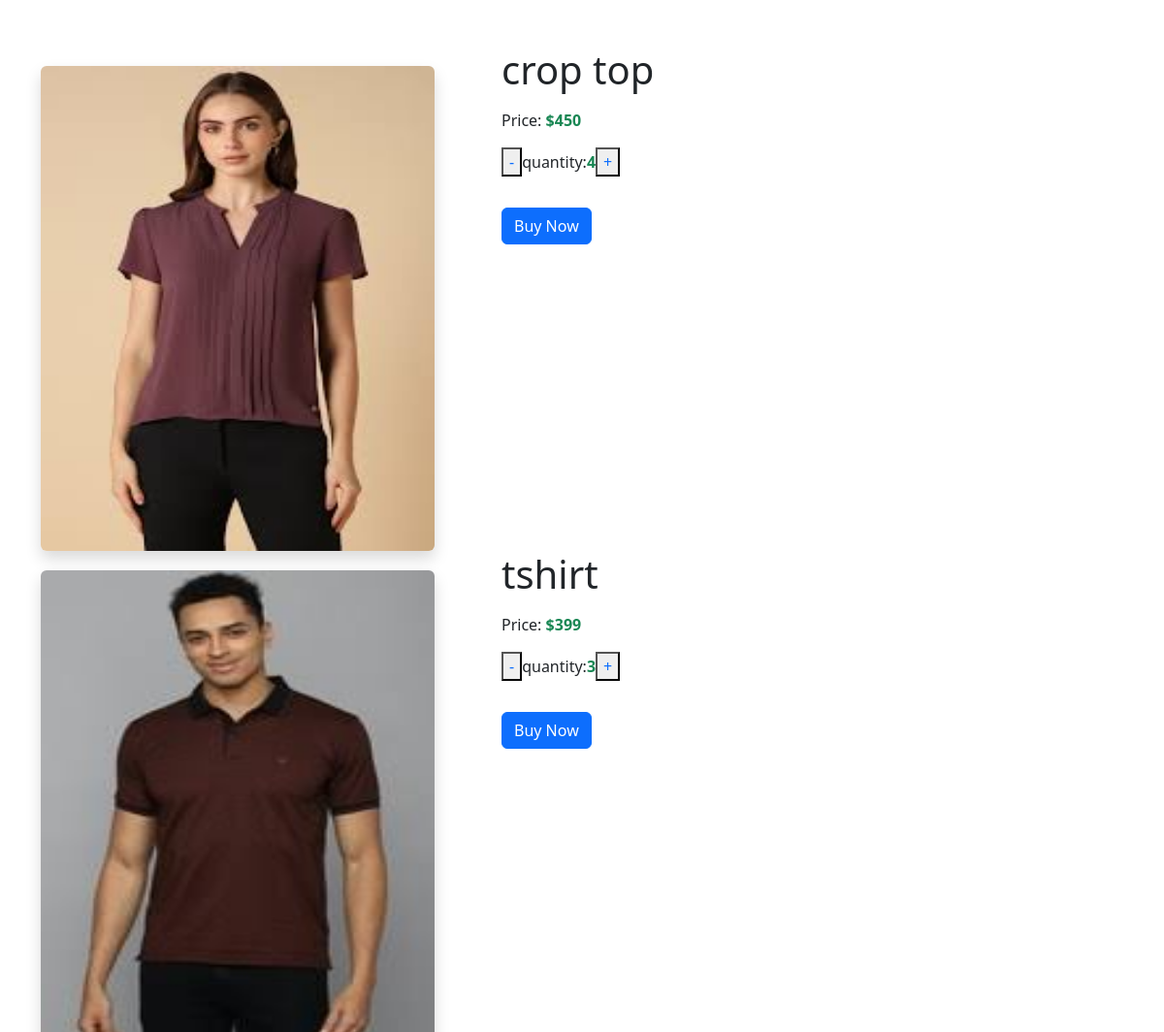
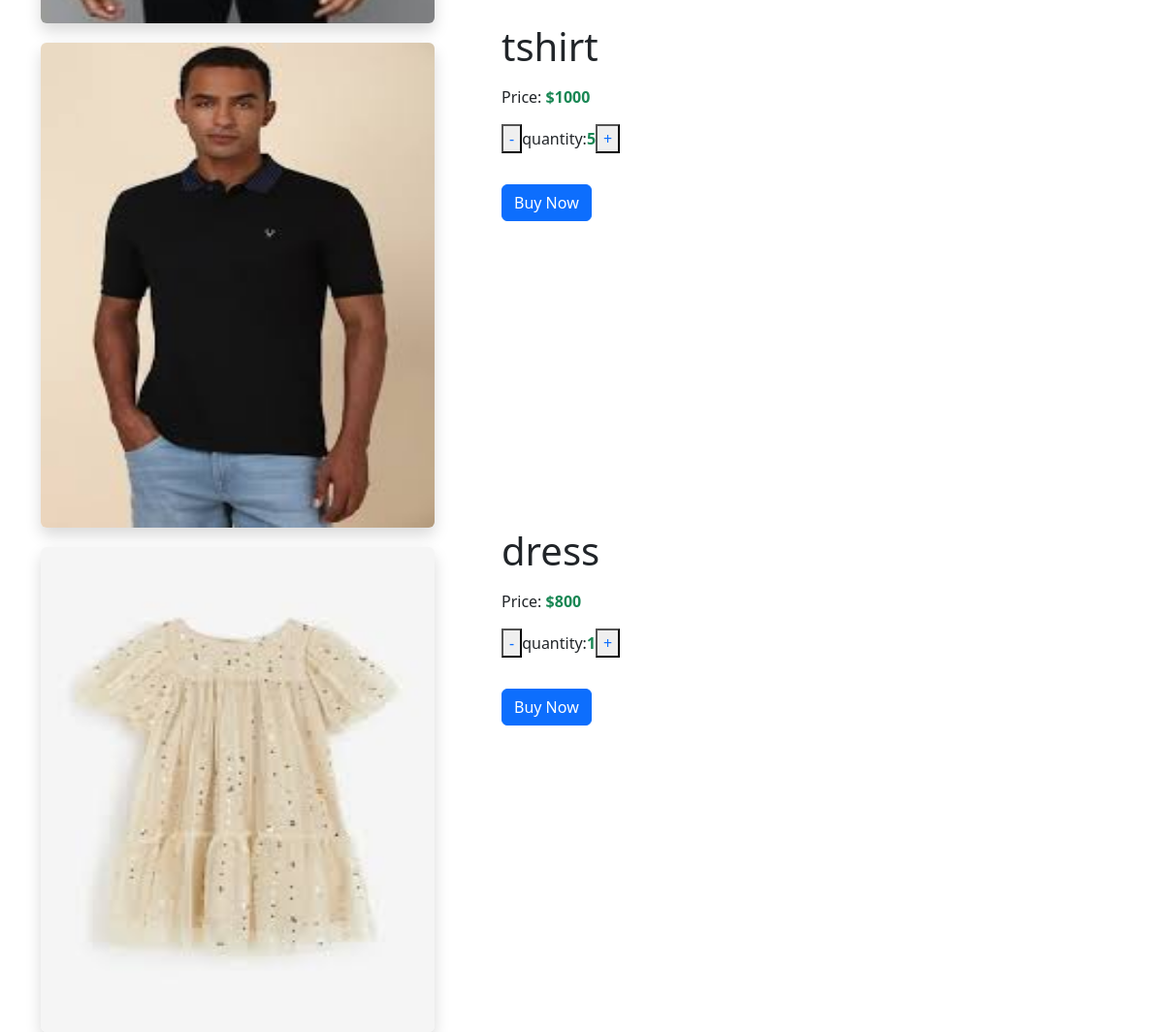
The app's page /view_cart (signed in) with its own data (2 pictures, top to bottom).
### demo_app/models.py (models this page shows)
class Cart(models.Model) :
    product=models.ForeignKey(Product,on_delete=models.CASCADE)
    user=models.ForeignKey(User,on_delete=models.CASCADE)
    qty=models.IntegerField()

class Product(models.Model):
    pid=models.TextField()
    name=models.TextField()
    des=models.TextField()
    price=models.IntegerField()
    offer_price=models.IntegerField()
    stock=models.IntegerField()
    img=models.FileField()

### demo_app/views.py (the view)
# urls.py: path('view_cart',views.view_cart),
def view_cart(req):
    user=User.objects.get(username=req.session['user'])
    data=Cart.objects.filter(user=user)
    return render(req,'user/cart.html',{'cart':data})

### templates/user/cart.html (shortened to what this page needs)
<!DOCTYPE html>
<html lang="en">
<head>
    <link href="https://cdn.jsdelivr.net/npm/bootstrap@5.3.3/dist/css/bootstrap.min.css" rel="stylesheet">
</head>
<body>
  <div class="container mt-5">
    <div class="row">
      {% for i in cart %}
        <div class="col-md-5"style="margin-top: 20px;">
            <img src="{{ i.product.img.url }}" alt="Product Image" class="img-fluid rounded shadow" style="height: 500px;width: 90%;">
        </div>
        <div class="col-md-7">
            <h1 class="mb-3">{{ i.product.name }}</h1>
            <p>Price: <span class="text-success fw-bold">${{ i.product.offer_price }}</span></p>
            <p><button><a href="qty_dec/{{i.pk}}" style="text-decoration: none;">-</a></button>quantity:<span class="text-success fw-bold">{{i.qty}}</span><button><a href="qty_in/{{i.pk}}"style="text-decoration: none;">+</a></button></p>
            <a href="cart_pro_buy/{{i.pk}}"><button class="btn btn-primary mt-3">Buy Now</button></a>
        </div>
        {% endfor %}
    </div>
</div>
</body>
</html>

### records on screen
Cart: product.img (picture), product.name "crop top", product.offer_price "450", qty "4"
Cart: product.img (picture), product.name "tshirt", product.offer_price "399", qty "3"
Cart: product.img (picture), product.name "tshirt", product.offer_price "1000", qty "5"
Cart: product.img (picture), product.name "dress", product.offer_price "800", qty "1"
